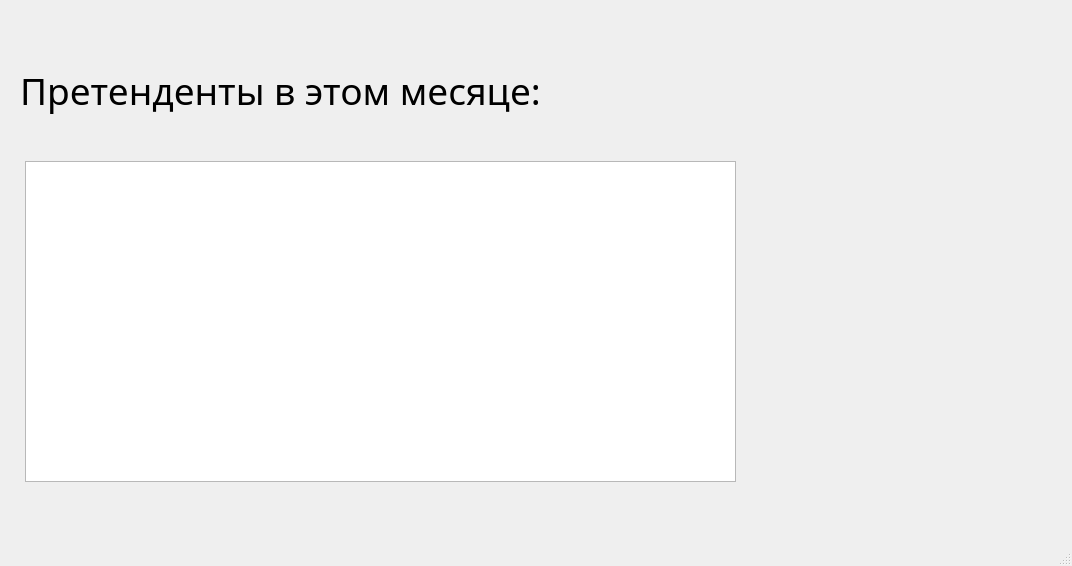
<?xml version="1.0" encoding="UTF-8"?>
<ui version="4.0">
 <class>MainWindow</class>
 <widget class="QMainWindow" name="MainWindow">
  <property name="geometry">
   <rect>
    <x>0</x>
    <y>0</y>
    <width>1072</width>
    <height>566</height>
   </rect>
  </property>
  <property name="windowTitle">
   <string>MainWindow</string>
  </property>
  <widget class="QWidget" name="centralwidget">
   <widget class="QLabel" name="label">
    <property name="geometry">
     <rect>
      <x>20</x>
      <y>30</y>
      <width>611</width>
      <height>121</height>
     </rect>
    </property>
    <property name="font">
     <font>
      <family>Arial Unicode MS</family>
      <pointsize>28</pointsize>
      <weight>50</weight>
      <bold>false</bold>
     </font>
    </property>
    <property name="text">
     <string>Претенденты в этом месяце:</string>
    </property>
   </widget>
   <widget class="QTableView" name="best_table">
    <property name="geometry">
     <rect>
      <x>25</x>
      <y>161</y>
      <width>711</width>
      <height>321</height>
     </rect>
    </property>
   </widget>
  </widget>
  <widget class="QMenuBar" name="menubar">
   <property name="geometry">
    <rect>
     <x>0</x>
     <y>0</y>
     <width>1072</width>
     <height>21</height>
    </rect>
   </property>
  </widget>
  <widget class="QStatusBar" name="statusbar"/>
 </widget>
 <resources/>
 <connections/>
</ui>
